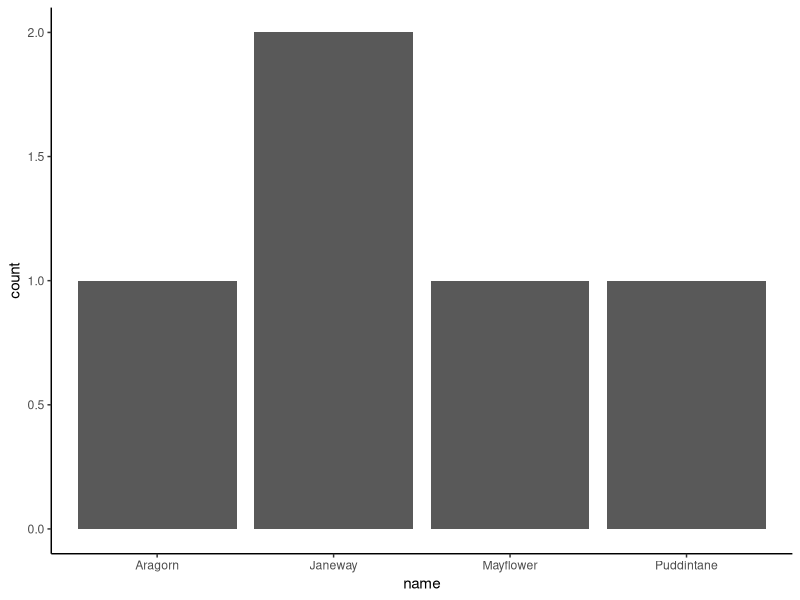
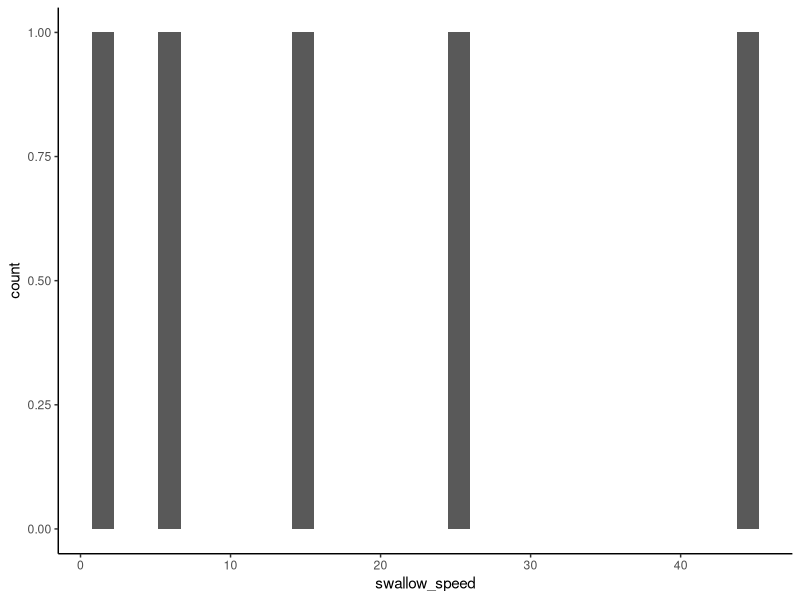

The R source for these figures, in order:
## ---- chunk 1
#| label: setup
#| message: false
#| warning: false
# Load required package dependencies "quietly"
suppressPackageStartupMessages(library(ggplot2))
suppressPackageStartupMessages(library(dplyr))
suppressPackageStartupMessages(library(readr))
## ---- chunk 2
#| label: show-downloaded-file-name

list.files(path = "~/Downloads", pattern = "PSYCH 490.007", full.names = TRUE)
## ---- chunk 3
#| label: import-csv
survey_df <- read_csv("include/csv/PSYCH 490.007 Ex-05 (Responses) - Form Responses 1.csv", show_col_types = FALSE)
## ---- chunk 4
#| label: summary-survey-df
summary(survey_df)
## ---- chunk 5
#| label: str-survey-df

str(survey_df)
## ---- chunk 6
questions <- names(survey_df)
questions
## ---- chunk 7
short_names <- c("timestamp",
                "name",
                "swallow_speed",
                "favorite_date")
## ---- chunk 8
survey_dd <- data.frame(questions, short_names)

survey_dd
## ---- chunk 9
comments <- c("Provided by Google Forms in MM/DD/YYYY HH:MM:SS format",
              "Fixed responses",
              "A bad reference to 'Monty Python and the Holy Grail'.",
              "Some random dates in MM/DD/YY format.")
## ---- chunk 10
data_type <- c("Date/time stamp", 
               "Discrete/Nominal",
               "Continuous",
               "Date")
## ---- chunk 11
survey_dd$data_type <- data_type
survey_dd$comments <- comments
survey_dd
## ---- chunk 12
write_csv(survey_dd, file = "include/csv/survey_data_dictionary.csv")
## ---- chunk 13
survey_cleaned_df <- survey_df
## ---- chunk 14
names(survey_cleaned_df) <- short_names

survey_cleaned_df
## ---- chunk 15
#| label: fig-barplot-name
#| fig-cap: "A simple barplot of the frequency of responses to the question: 'What is your name?'"

survey_cleaned_df |>
  ggplot() +
  aes(x = name) +
  geom_histogram(stat = "count") +
  theme_classic()
## ---- chunk 16
#| label: fig-swallow-speed-histogram
#| fig-cap: "A histogram of responses to the question: 'What is the air speed of a fully laden swallow (in m/s)?'"

survey_cleaned_df |>
  ggplot() +
  aes(x = swallow_speed) +
  geom_histogram() +
  theme_classic()
